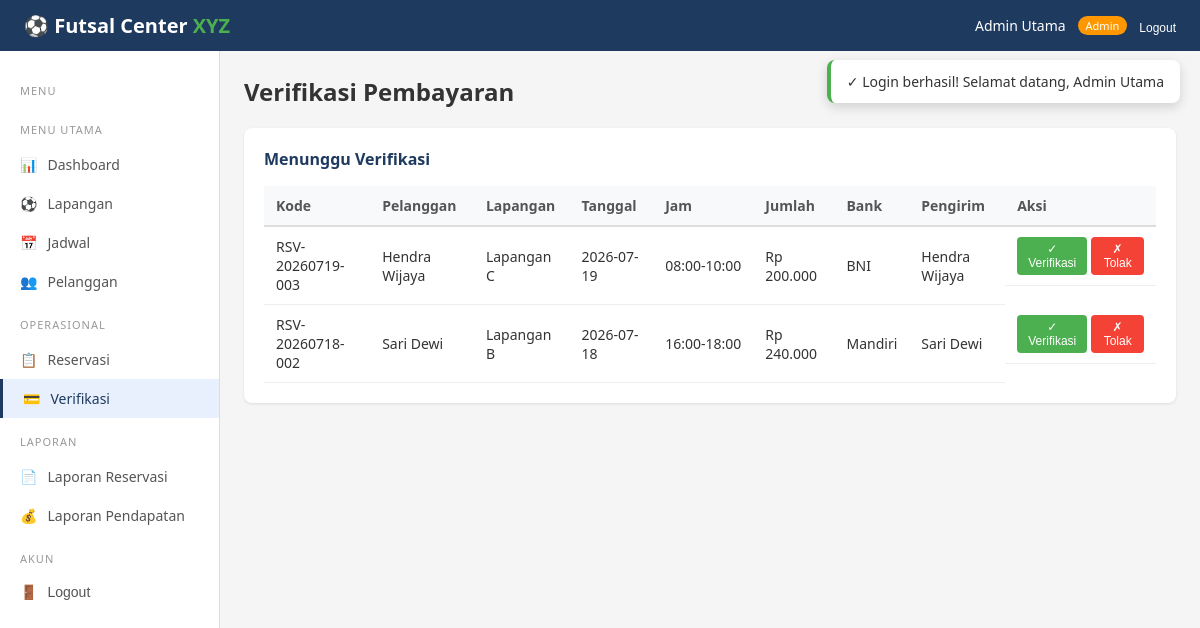
/admin/verifikasi.php (signed in), run on the app's committed database.
### tables this page shows
CREATE TABLE users (
    id            INT AUTO_INCREMENT PRIMARY KEY,
    nama          VARCHAR(100)   NOT NULL,
    email         VARCHAR(100)   NOT NULL UNIQUE,
    password      VARCHAR(255)   NOT NULL,
    telepon       VARCHAR(20)    NOT NULL,
    alamat        TEXT           NULL,
    role          ENUM('pelanggan','admin','pemilik') NOT NULL DEFAULT 'pelanggan',
    status        ENUM('active','inactive') NOT NULL DEFAULT 'active',
    created_at    DATETIME       NOT NULL DEFAULT CURRENT_TIMESTAMP,
    updated_at    DATETIME       NOT NULL DEFAULT CURRENT_TIMESTAMP ON UPDATE CURRENT_TIMESTAMP,
    INDEX idx_email (email),
    INDEX idx_role  (role)
);

CREATE TABLE reservasi (
    id              INT AUTO_INCREMENT PRIMARY KEY,
    kode            VARCHAR(30)    NOT NULL UNIQUE,
    pelanggan_id    INT            NOT NULL,
    lapangan_id     INT            NOT NULL,
    tanggal         DATE           NOT NULL,
    jam_mulai       TIME           NOT NULL,
    jam_selesai     TIME           NOT NULL,
    durasi          INT            NOT NULL DEFAULT 1,
    total_biaya     INT            NOT NULL,
    catatan         TEXT           NULL,
    status          ENUM('pending_payment','waiting_verification','confirmed','completed','cancelled') NOT NULL DEFAULT 'pending_payment',
    created_at      DATETIME       NOT NULL DEFAULT CURRENT_TIMESTAMP,
    updated_at      DATETIME       NOT NULL DEFAULT CURRENT_TIMESTAMP ON UPDATE CURRENT_TIMESTAMP,
    FOREIGN KEY (pelanggan_id) REFERENCES users(id) ON DELETE RESTRICT,
    FOREIGN KEY (lapangan_id)  REFERENCES lapangan(id) ON DELETE RESTRICT,
    INDEX idx_kode (kode),
    INDEX idx_tanggal (tanggal),
    INDEX idx_status (status)
);

CREATE TABLE lapangan (
    id              INT AUTO_INCREMENT PRIMARY KEY,
    nama            VARCHAR(50)    NOT NULL,
    deskripsi       VARCHAR(255)   NOT NULL,
    tipe            ENUM('indoor','outdoor') NOT NULL DEFAULT 'indoor',
    tarif_weekday   INT            NOT NULL,
    tarif_weekend   INT            NOT NULL,
    status          ENUM('aktif','nonaktif') NOT NULL DEFAULT 'aktif',
    created_at      DATETIME       NOT NULL DEFAULT CURRENT_TIMESTAMP,
    updated_at      DATETIME       NOT NULL DEFAULT CURRENT_TIMESTAMP ON UPDATE CURRENT_TIMESTAMP
);

CREATE TABLE pembayaran (
    id                  INT AUTO_INCREMENT PRIMARY KEY,
    reservasi_id        INT            NOT NULL,
    jumlah              INT            NOT NULL,
    metode              VARCHAR(50)    NOT NULL DEFAULT 'Transfer Bank',
    bukti_pembayaran    VARCHAR(255)   NULL,
    bank_pengirim       VARCHAR(50)    NULL,
    nama_pengirim       VARCHAR(100)   NULL,
    status              ENUM('pending','verified','rejected') NOT NULL DEFAULT 'pending',
    tanggal_pembayaran  DATETIME       NULL,
    admin_verifikasi_id INT            NULL,
    waktu_verifikasi    DATETIME       NULL,
    created_at          DATETIME       NOT NULL DEFAULT CURRENT_TIMESTAMP,
    updated_at          DATETIME       NOT NULL DEFAULT CURRENT_TIMESTAMP ON UPDATE CURRENT_TIMESTAMP,
    FOREIGN KEY (reservasi_id)        REFERENCES reservasi(id) ON DELETE CASCADE,
    FOREIGN KEY (admin_verifikasi_id) REFERENCES users(id) ON DELETE SET NULL,
    INDEX idx_reservasi (reservasi_id)
);

### config.php (called while the page is built, shortened)
<?php
function db() {
    static $pdo = null;
    if ($pdo === null) {
        try {
            $pdo = new PDO(
                "mysql:host=" . DB_HOST . ";dbname=" . DB_NAME . ";charset=utf8mb4",
                DB_USER, DB_PASS,
                [PDO::ATTR_ERRMODE => PDO::ERRMODE_EXCEPTION,
                 PDO::ATTR_DEFAULT_FETCH_MODE => PDO::FETCH_ASSOC,
                 PDO::ATTR_EMULATE_PREPARES => false]
            );
        } catch (PDOException $e) {
            die("Koneksi database gagal. Pastikan MySQL berjalan dan database 'futsal_xyz' sudah diimport.<br>Error: " . $e->getMessage());
        }
    }
    return $pdo;
}
function isLoggedIn() {
    return isset($_SESSION['user_id']);
}
function currentUser() {
    $stmt = db()->prepare("SELECT * FROM users WHERE id = ?");
    $stmt->execute([$_SESSION['user_id']]);
    return $stmt->fetch();
}
function sanitize($str) {
    return htmlspecialchars(trim($str), ENT_QUOTES, 'UTF-8');
}
function formatRupiah($n) {
    return 'Rp ' . number_format($n, 0, ',', '.');
}
function getFlash() {
    if (isset($_SESSION['flash'])) {
        $flash = $_SESSION['flash'];
        return $flash;
    }
    return null;
}

### admin/verifikasi.php (the view, shortened to what this page needs)
<?php
require_once __DIR__ . '/../includes/layout.php';
renderLayout('admin', 'verifikasi', function() {
    $pdo = db();
    $stmt = $pdo->query("
        SELECT r.*, l.nama AS lapangan_nama, u.nama AS pelanggan_nama, u.telepon AS pel_telepon,
               p.bank_pengirim, p.nama_pengirim, p.bukti_pembayaran
        FROM reservasi r
        JOIN lapangan l ON r.lapangan_id = l.id
        JOIN users u ON r.pelanggan_id = u.id
        LEFT JOIN pembayaran p ON r.id = p.reservasi_id
        WHERE r.status = 'waiting_verification' ORDER BY r.id DESC
    ");
    $list = $stmt->fetchAll();
    ?>
    <h2 style="margin-bottom:20px;">Verifikasi Pembayaran</h2>
    <div class="card">
        <div class="card-header">Menunggu Verifikasi</div>
        <?php if (empty($list)): ?>
            <p style="color:#999; text-align:center; padding:20px;">Tidak ada pembayaran menunggu verifikasi</p>
        <?php else: ?>
            <div class="table-container"><table>
                <tr><th>Kode</th><th>Pelanggan</th><th>Lapangan</th><th>Tanggal</th><th>Jam</th><th>Jumlah</th><th>Bank</th><th>Pengirim</th><th>Aksi</th></tr>
                <?php foreach ($list as $r): ?>
                <tr>
                    <td><?php echo $r['kode']; ?></td>
                    <td><?php echo sanitize($r['pelanggan_nama']); ?></td>
                    <td><?php echo sanitize($r['lapangan_nama']); ?></td>
                    <td><?php echo $r['tanggal']; ?></td>
                    <td><?php echo substr($r['jam_mulai'],0,5); ?>-<?php echo substr($r['jam_selesai'],0,5); ?></td>
                    <td><?php echo formatRupiah($r['total_biaya']); ?></td>
                    <td><?php echo sanitize($r['bank_pengirim'] ?? '-'); ?></td>
                    <td><?php echo sanitize($r['nama_pengirim'] ?? '-'); ?></td>
                    <td style="display:flex; gap:4px;">
                        <form method="POST" action="../proses.php">
                            <button type="submit" class="btn btn-success btn-sm">&#10003; Verifikasi</button>
                        </form>
                        <form method="POST" action="../proses.php">
                            <button type="submit" class="btn btn-danger btn-sm">&#10007; Tolak</button>
                        </form>
                    </td>
                </tr>
                <?php endforeach; ?>
            </table></div>
        <?php endif; ?>
    </div>
    <?php
});

### includes/layout.php (shortened to what this page needs)
<?php
require_once __DIR__ . '/../config.php';
function renderLayout($role, $activePage, $contentFn) {
    $user = currentUser();
    $navLinks = '';
    $sidebarItems = [];
    if ($role === 'pelanggan') {
        $navLinks = '
            <a href="pelanggan/jadwal.php">Jadwal</a>
            <a href="pelanggan/reservasi.php">Reservasi Saya</a>
            <div class="nav-user">
                <span class="user-name">' . sanitize($user['nama']) . '</span>
                <span class="user-role">Pelanggan</span>
                <form method="POST" action="proses.php" style="display:inline;">
                    <input type="hidden" name="action" value="logout">
                    <button type="submit" style="background:none;border:none;color:white;font-size:12px;cursor:pointer;">Logout</button>
                </form>
            </div>';
        $sidebarItems = [
            ['page'=>'dashboard', 'icon'=>'&#128202;', 'label'=>'Dashboard', 'href'=>'pelanggan/dashboard.php'],
            ['page'=>'jadwal', 'icon'=>'&#128197;', 'label'=>'Jadwal', 'href'=>'pelanggan/jadwal.php'],
            ['page'=>'reservasi', 'icon'=>'&#128203;', 'label'=>'Reservasi Saya', 'href'=>'pelanggan/reservasi.php'],
            ['page'=>'profil', 'icon'=>'&#128100;', 'label'=>'Profil', 'href'=>'pelanggan/profil.php'],
        ];
    } elseif ($role === 'admin') {
        $navLinks = '
            <div class="nav-user">
                <span class="user-name">' . sanitize($user['nama']) . '</span>
                <span class="user-role" style="background:#FF9800;">Admin</span>
                <form method="POST" action="proses.php" style="display:inline;">
                    <input type="hidden" name="action" value="logout">
                    <button type="submit" style="background:none;border:none;color:white;font-size:12px;cursor:pointer;">Logout</button>
                </form>
            </div>';
        $sidebarItems = [
            ['section'=>'Menu Utama'],
            ['page'=>'dashboard', 'icon'=>'&#128202;', 'label'=>'Dashboard', 'href'=>'admin/dashboard.php'],
            ['page'=>'lapangan', 'icon'=>'&#9917;', 'label'=>'Lapangan', 'href'=>'admin/lapangan.php'],
            ['page'=>'jadwal', 'icon'=>'&#128197;', 'label'=>'Jadwal', 'href'=>'admin/jadwal.php'],
            ['page'=>'pelanggan', 'icon'=>'&#128101;', 'label'=>'Pelanggan', 'href'=>'admin/pelanggan.php'],
            ['section'=>'Operasional'],
            ['page'=>'reservasi', 'icon'=>'&#128203;', 'label'=>'Reservasi', 'href'=>'admin/reservasi.php'],
            ['page'=>'verifikasi', 'icon'=>'&#128179;', 'label'=>'Verifikasi', 'href'=>'admin/verifikasi.php'],
            ['section'=>'Laporan'],
            ['page'=>'laporan-reservasi', 'icon'=>'&#128196;', 'label'=>'Laporan Reservasi', 'href'=>'admin/laporan_reservasi.php'],
            ['page'=>'laporan-pendapatan', 'icon'=>'&#128176;', 'label'=>'Laporan Pendapatan', 'href'=>'admin/laporan_pendapatan.php'],
        ];
    }
    ?>
    <!DOCTYPE html>
    <html lang="id">
    <head>
        <link rel="stylesheet" href="styles.css">
    </head>
    <body>
    <div id="toast-container" class="toast-container">
        <?php $flash = getFlash(); if ($flash): ?>
            <div class="toast <?php echo $flash['type']; ?>">
                <?php echo ($flash['type']==='success'?'&#10003;':($flash['type']==='error'?'&#10007;':'&#8505;')); ?>
                <?php echo sanitize($flash['message']); ?>
            </div>
        <?php endif; ?>
    </div>
    <nav class="navbar">
        <div class="logo"><a href="index.php" style="color:white;text-decoration:none;">&#9917; Futsal Center <span>XYZ</span></a></div>
        <div class="nav-links"><?php echo $navLinks; ?></div>
    </nav>
    <div class="layout">
        <div class="sidebar">
            <div class="menu-section">Menu</div>
            <?php foreach ($sidebarItems as $item): ?>
                <?php if (isset($item['section'])): ?>
                    <div class="menu-section"><?php echo $item['section']; ?></div>
                <?php else: ?>
                    <div class="menu-item <?php echo ($activePage === $item['page']) ? 'active' : ''; ?>">
                        <a href="<?php echo $item['href']; ?>" style="text-decoration:none;color:inherit;display:flex;align-items:center;gap:10px;">
                            <span><?php echo $item['icon']; ?></span> <?php echo $item['label']; ?>
                        </a>
                    </div>
                <?php endif; ?>
            <?php endforeach; ?>
            <div class="menu-section">Akun</div>
            <div class="menu-item">
                <form method="POST" action="proses.php" style="display:inline;">
                    <button type="submit" style="background:none;border:none;cursor:pointer;font-size:14px;color:#555;display:flex;align-items:center;gap:10px;">
                        <span>&#128682;</span> Logout
                    </button>
                </form>
            </div>
        </div>
        <div class="main-content">
            <?php $contentFn(); ?>
        </div>
    </div>
    </body>
    </html>
    <?php
}

### styles.css (style rules this page uses)
* { margin: 0; padding: 0; box-sizing: border-box; }
body { font-family: 'Segoe UI', Tahoma, Geneva, Verdana, sans-serif; background: #f5f5f5; color: #333; }
.navbar { background: #1e3a5f; color: white; padding: 12px 24px; display: flex; justify-content: space-between; align-items: center; position: sticky; top: 0; z-index: 100; }
.navbar .logo { font-size: 20px; font-weight: bold; }
.navbar .logo span { color: #4CAF50; }
.nav-links { display: flex; gap: 20px; align-items: center; }
.nav-user { display: flex; align-items: center; gap: 12px; }
.nav-user .user-name { font-size: 14px; }
.nav-user .user-role { font-size: 11px; background: #4CAF50; padding: 2px 8px; border-radius: 10px; }
.layout { display: flex; min-height: calc(100vh - 50px); }
.sidebar { width: 220px; background: #fff; border-right: 1px solid #ddd; padding: 16px 0; }
.sidebar .menu-item { padding: 0; cursor: pointer; font-size: 14px; color: #555; transition: all 0.2s; }
.sidebar .menu-item a, .sidebar .menu-item button { padding: 10px 20px; width: 100%; text-align: left; }
.sidebar .menu-item.active { background: #e8f0fe; color: #1e3a5f; border-left: 3px solid #1e3a5f; }
.sidebar .menu-section { padding: 16px 20px 8px; font-size: 11px; text-transform: uppercase; color: #999; letter-spacing: 1px; }
.main-content { flex: 1; padding: 24px; }
.card { background: white; border-radius: 8px; padding: 20px; margin-bottom: 16px; box-shadow: 0 1px 3px rgba(0,0,0,0.1); }
.card-header { font-size: 16px; font-weight: 600; margin-bottom: 16px; color: #1e3a5f; }
.table-container { overflow-x: auto; }
table { width: 100%; border-collapse: collapse; font-size: 14px; }
th { background: #f8f9fa; padding: 10px 12px; text-align: left; font-weight: 600; color: #555; border-bottom: 2px solid #ddd; }
td { padding: 10px 12px; border-bottom: 1px solid #eee; }
.btn { padding: 8px 16px; border: none; border-radius: 4px; cursor: pointer; font-size: 13px; font-weight: 500; transition: all 0.2s; display: inline-flex; align-items: center; gap: 6px; text-decoration: none; }
.btn-success { background: #4CAF50; color: white; }
.btn-danger { background: #f44336; color: white; }
.btn-sm { padding: 5px 10px; font-size: 12px; }
.toast-container { position: fixed; top: 60px; right: 20px; z-index: 2000; }
.toast { background: white; border-radius: 8px; padding: 12px 16px; box-shadow: 0 4px 12px rgba(0,0,0,0.15); margin-bottom: 8px; display: flex; align-items: center; gap: 10px; font-size: 14px; animation: slideIn 0.3s ease; min-width: 280px; }
.toast.success { border-left: 4px solid #4CAF50; }

### data on the page
users: nama "Admin Utama"
reservasi: kode "RSV-20260719-003", pelanggan.nama "Hendra Wijaya", lapangan.nama "Lapangan C", tanggal "2026-07-19", jam_mulai "08:00", jam_selesai "10:00", total_biaya "Rp 200.000", pembayaran.bank_pengirim "BNI", pembayaran.nama_pengirim "Hendra Wijaya"
reservasi: kode "RSV-20260718-002", pelanggan.nama "Sari Dewi", lapangan.nama "Lapangan B", tanggal "2026-07-18", jam_mulai "16:00", jam_selesai "18:00", total_biaya "Rp 240.000", pembayaran.bank_pengirim "Mandiri", pembayaran.nama_pengirim "Sari Dewi"

### other printed values
$flash['message'] "Login berhasil! Selamat datang, Admin Utama"
$item['section'] "MENU UTAMA"
$item['icon'] "📊"
$item['label'] "Dashboard"
$item['icon'] "⚽"
$item['label'] "Lapangan"
$item['icon'] "📅"
$item['label'] "Jadwal"
$item['icon'] "👥"
$item['label'] "Pelanggan"
$item['section'] "OPERASIONAL"
$item['icon'] "📋"
$item['label'] "Reservasi"
$item['icon'] "💳"
$item['label'] "Verifikasi"
